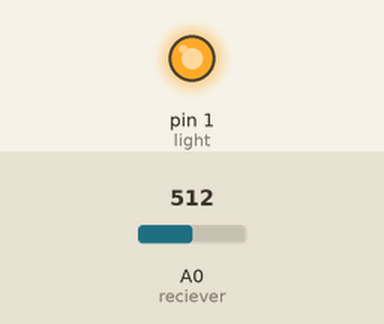
Simulated run of this sketch. Board: Arduino Uno, built with avr-gcc and run on an emulated ATmega328P. Shown: output pins drawn as LEDs (lit = HIGH). The inputs (shaded band) are chosen by the test bench; at power-on: A0 (reciever) = 512.

Above: at 1.2 s.
1.3 s: A0 (reciever) set to 504
At 2.3 s:
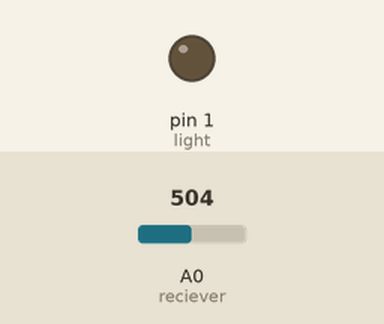
2.8 s: A0 (reciever) set to 716
At 3.5 s:
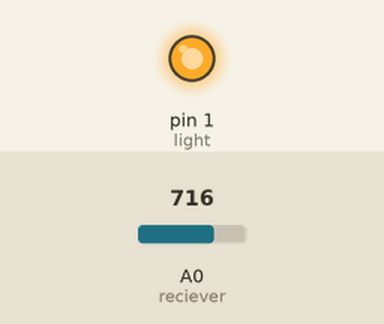
4.3 s: A0 (reciever) set to 511
At 4.6 s:
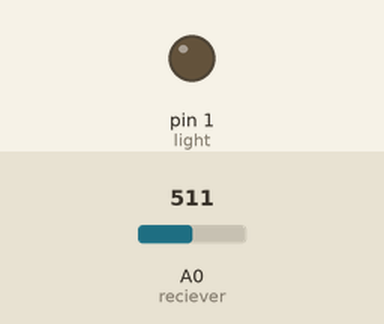
Timing chart, 0 to 7.3 s (numbered marks = the images above; inputs shaded):
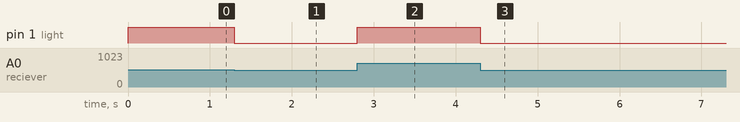

The sketch:

Reciever.ino
```cpp
#define reciever 0
#define light 1
int val = 0;
void setup() {
  // put your setup code here, to run once:
  pinMode(light, OUTPUT);
}

void loop() {
  // put your main code here, to run repeatedly:
  val = analogRead(reciever);
  analogWrite(light, val/4);
}
```

Measured:
- the behaviour switches between 512 and 511 on A0 (reciever) (found by bisection; images 0 and 1)
- after the input at 1.3 s, pin 1 (light): HIGH → LOW at once
- after the input at 2.8 s, pin 1 (light): LOW → HIGH at once
- after the input at 4.3 s, pin 1 (light): HIGH → LOW at once
